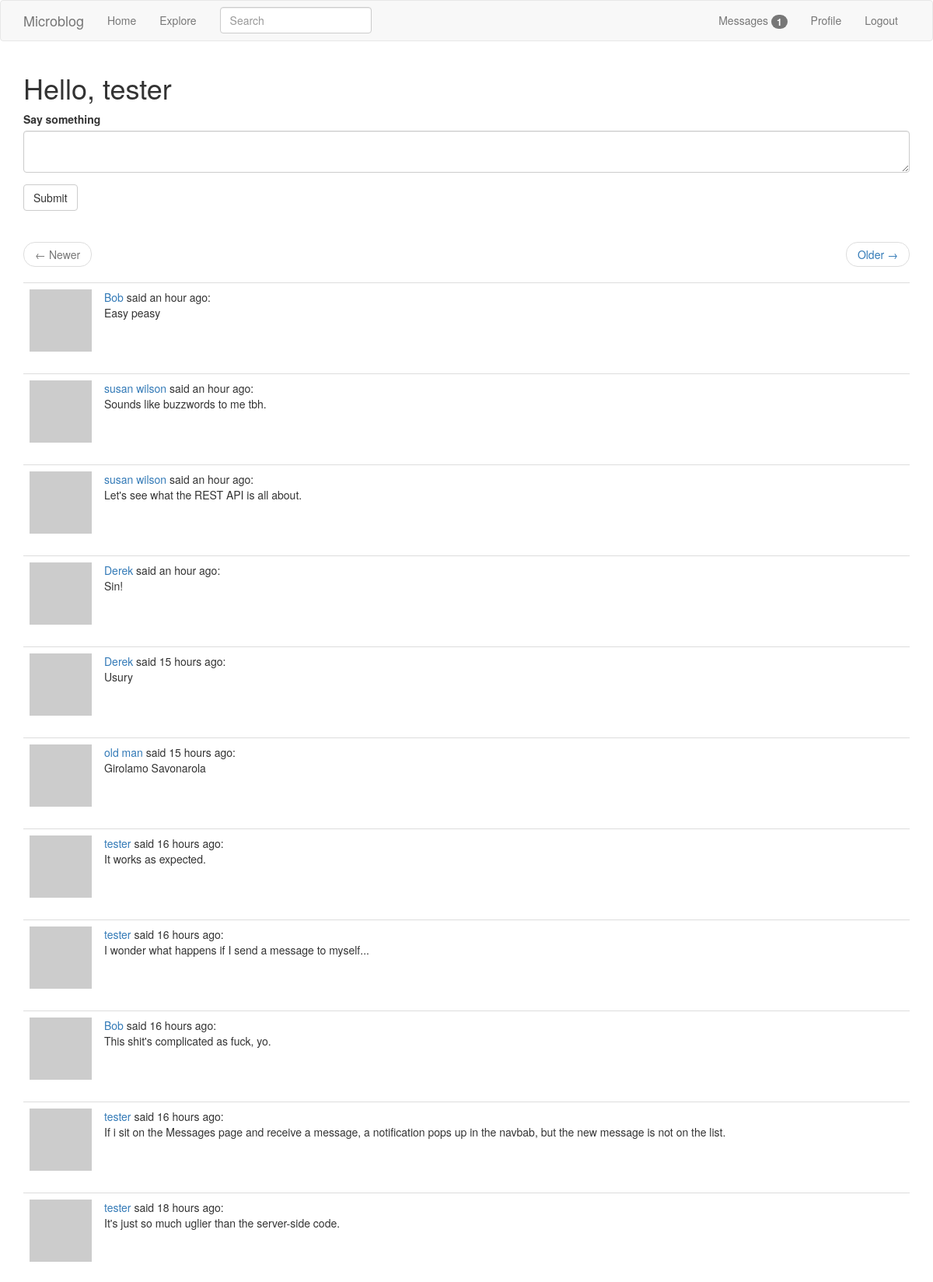
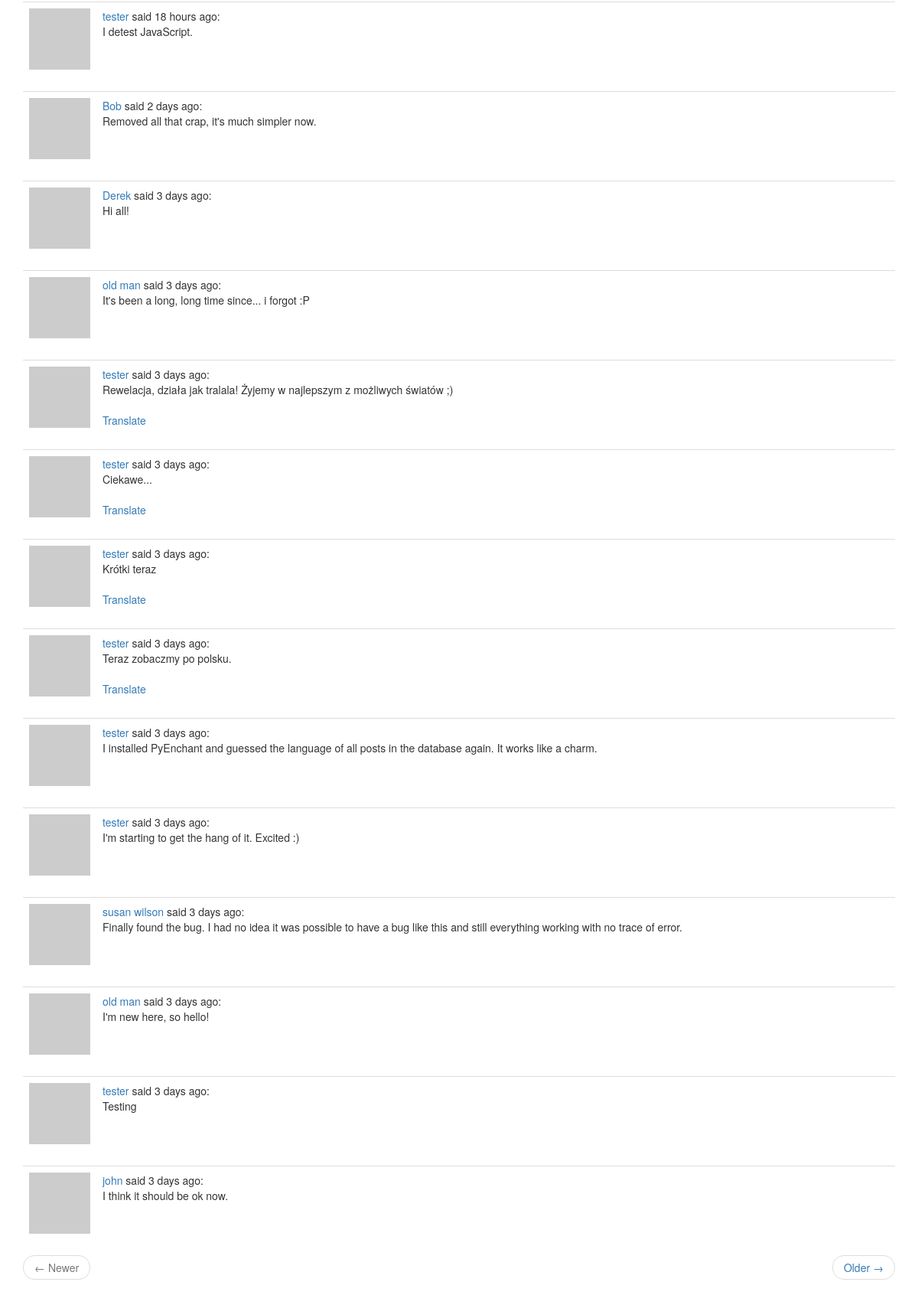
Page /index (signed in) on the committed database (2 pictures, top to bottom).
### app/models.py (models this page shows, shortened)
class User(UserMixin, db.Model):
    id = db.Column(db.Integer, primary_key=True)
    username = db.Column(db.String(64), index=True, unique=True)
    email = db.Column(db.String(120), index=True, unique=True)
    password_hash = db.Column(db.String(128))
    about_me = db.Column(db.String(140))
    last_seen = db.Column(db.DateTime, default=datetime.utcnow)
    last_message_read_time = db.Column(db.DateTime)
    posts = db.relationship('Post', backref='author', lazy='dynamic')
    followed = db.relationship(
        'User', secondary=followers,
        primaryjoin=(followers.c.follower_id == id),
        secondaryjoin=(followers.c.followed_id == id),
        backref=db.backref('followers', lazy='dynamic'), lazy='dynamic')
    messages_sent = db.relationship(
        'Message',
        foreign_keys='Message.sender_id',
        backref='author', lazy='dynamic')
    messages_received = db.relationship(
        'Message',
        foreign_keys='Message.recipient_id',
        backref='recipient', lazy='dynamic')
    notifications = db.relationship('Notification', backref='user',
                                    lazy='dynamic')
    def avatar(self, size):
        digest = md5(self.email.lower().encode('utf-8')).hexdigest()
        return 'https://www.gravatar.com/avatar/{}?d=retro&s={}'.format(
            digest, size)
    def followed_posts(self):
        followed = Post.query.join(
            followers,
            (followers.c.followed_id == Post.user_id)
        ).filter(followers.c.follower_id == self.id)
        own = Post.query.filter_by(user_id=self.id)
        return followed.union(own).order_by(Post.timestamp.desc())
    def new_messages(self):
        last_read_time = self.last_message_read_time or datetime(1900, 1, 1)
        return Message.query.filter_by(recipient=self).filter(
            Message.timestamp > last_read_time).count()

class Post(db.Model):
    __searchable__ = ['body']
    id = db.Column(db.Integer, primary_key=True)
    body = db.Column(db.String(140))
    timestamp = db.Column(db.DateTime, index=True, default=datetime.utcnow)
    user_id = db.Column(db.Integer, db.ForeignKey('user.id'))
    language = db.Column(db.String(5))

### app/main/routes.py (the view, shortened to what this page needs)
@bp.route('/', methods=['GET', 'POST'])
@bp.route('/index', methods=['GET', 'POST'])
@login_required
def index():
    form = PostForm()
    page = request.args.get('page', 1, type=int)
    posts = current_user.followed_posts().paginate(
        page, current_app.config['POSTS_PER_PAGE'], False)
    next_url = url_for('main.index', page=posts.next_num) \
        if posts.has_next else None
    prev_url = url_for('main.index', page=posts.prev_num) \
        if posts.has_prev else None
    return render_template('index.html', title=_('Home'), form=form,
                           posts=posts.items,
                           next_url=next_url, prev_url=prev_url)

### app/main/forms.py
class SearchForm(FlaskForm):
    q = StringField(_l('Search'), validators=[DataRequired()])
    def __init__(self, *args, **kwargs):
        if 'formdata' not in kwargs:
            kwargs['formdata'] = request.args
        if 'csrf_enabled' not in kwargs:
            kwargs['csrf_enabled'] = False
        super().__init__(*args, **kwargs)

class PostForm(FlaskForm):
    post = TextAreaField(_l('Say something'), validators=[
        DataRequired(), Length(min=1, max=140)])
    submit = SubmitField(_l('Submit'))

### app/main/routes.py (called while the page is built)
@bp.before_app_request
def before_request():
    if current_user.is_authenticated:
        current_user.last_seen = datetime.utcnow()
        db.session.commit()
        g.search_form = SearchForm()
    g.locale = str(get_locale())

### app/models.py (called while the page is built)
@login.user_loader
def load_user(id):
    return User.query.get(int(id))

### app/templates/index.html
{% extends "base.html" %}
{% import 'bootstrap/wtf.html' as wtf %}
{% block app_content %}
  <h1>{{ _('Hello,') }} {{ current_user.username }}</h1>
  {% if form %}
    {{ wtf.quick_form(form) }}
    <br>
  {% endif %}
  {% if posts %}
    {% include '_page_nav.html' %}
    {% for post in posts %}
      {% include '_post.html' %}
    {% endfor %}
    {% include '_page_nav.html' %}
  {% else %}
    <p class="text-muted">{{ _('No posts') }}</p>
  {% endif %}
{% endblock %}

### app/templates/_post.html
<table class="table table-hover">
  <tr>
    <td width="40px"><img src="{{ post.author.avatar(40) }}"></td>
    <td>
      <span class="user_popup">
        <a href="{{ url_for('main.user', username=post.author.username) }}">
          {{ post.author.username }}
        </a>
      </span>
      {{ _('said') }} {{ moment(post.timestamp).fromNow() }}:
      <br>
      <span id="post{{ post.id }}">{{ post.body }}</span>
      {% if post.language and post.language != g.locale %}
        <br><br>
        <span id="translation{{ post.id }}">
          <a href="javascript:translate(
                                '#post{{ post.id }}',
                                '#translation{{ post.id }}',
                                '{{ post.language }}',
                                '{{ g.locale }}');">{{ _('Translate') }}</a>
        </span>
      {% endif %}
    </td>
  </tr>
</table>

### rows in the picture
User: username "tester"
Post: author.username "Bob", timestamp "an hour ago", body "Easy peasy"
Post: author.username "susan wilson", timestamp "an hour ago", body "Sounds like buzzwords to me tbh."
Post: author.username "susan wilson", timestamp "an hour ago", body "Let's see what the REST API is all about."
Post: author.username "Derek", timestamp "an hour ago", body "Sin!"
Post: author.username "Derek", timestamp "15 hours ago", body "Usury"
Post: author.username "old man", timestamp "15 hours ago", body "Girolamo Savonarola"
Post: author.username "tester", timestamp "16 hours ago", body "It works as expected."
Post: author.username "tester", timestamp "16 hours ago", body "I wonder what happens if I send a message to myself..."
Post: author.username "Bob", timestamp "16 hours ago", body "This shit's complicated as fuck, yo."
Post: author.username "tester", timestamp "16 hours ago", body "If i sit on the Messages page and receive a message, a notification pops up in the navbab, but the new message is not on the list."
Post: author.username "tester", timestamp "18 hours ago", body "It's just so much uglier than the server-side code."
Post: author.username "tester", timestamp "18 hours ago", body "I detest JavaScript."
Post: author.username "Bob", timestamp "2 days ago", body "Removed all that crap, it's much simpler now."
Post: author.username "Derek", timestamp "3 days ago", body "Hi all!"
Post: author.username "old man", timestamp "3 days ago", body "It's been a long, long time since... i forgot :P"
Post: author.username "tester", timestamp "3 days ago", body "Rewelacja, działa jak tralala! Żyjemy w najlepszym z możliwych światów ;)"
Post: author.username "tester", timestamp "3 days ago", body "Ciekawe..."
Post: author.username "tester", timestamp "3 days ago", body "Krótki teraz"
Post: author.username "tester", timestamp "3 days ago", body "Teraz zobaczmy po polsku."
Post: author.username "tester", timestamp "3 days ago", body "I installed PyEnchant and guessed the language of all posts in the database again. It works like a charm."
Post: author.username "tester", timestamp "3 days ago", body "I'm starting to get the hang of it. Excited :)"
Post: author.username "susan wilson", timestamp "3 days ago", body "Finally found the bug. I had no idea it was possible to have a bug like this and still everything working with no trace of error."
Post: author.username "old man", timestamp "3 days ago", body "I'm new here, so hello!"
Post: author.username "tester", timestamp "3 days ago", body "Testing"
Post: author.username "john", timestamp "3 days ago", body "I think it should be ok now."

### other values in the picture
{{ new_messages }} "1"
